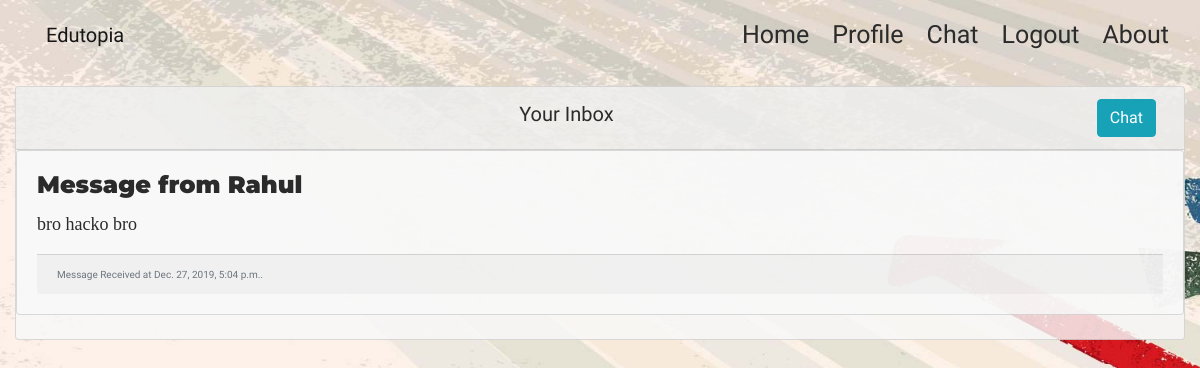
Page /chat/inbox (signed in) on the committed database.
### app/models.py (models this page shows, shortened)
class Message(models.Model):
    sender = models.ForeignKey(User, on_delete = models.CASCADE ,related_name ="sender")
    receiver = models.ForeignKey(User, on_delete = models.CASCADE, related_name = "receiver")
    msg_content = models.TextField(max_length=1000)
    created_at = models.DateTimeField(default = timezone.now)

class User(AbstractUser):
    is_student=models.BooleanField('student status',default=False)
    is_mentor=models.BooleanField('mentor status',default=False)
    lat=models.DecimalField(max_digits=9,decimal_places=6,blank=True,null=True)
    lng=models.DecimalField(max_digits=9,decimal_places=6,blank=True,null=True)

### app/views.py (the view)
# urls.py: path(r"chat/inbox",Inbox.as_view(),name = 'Inbox'),
class Inbox(ListView):
    model = Message
    template_name = 'app/inbox.html'
    ordering = ['-created_at']
    paginate_by = 5
    def get_context_data(self, **kwargs):
        context = super().get_context_data(**kwargs)
        context['inbox_messages'] = Message.objects.filter(receiver=self.request.user)
        return context

### templates/app/inbox.html (shortened to what this page needs)
{% extends "app/layout.html" %}
{% load static %}
{% block head %}
<link rel="stylesheet" href="{%  static 'app/inboxsent.css' %}">
{% endblock %}
{% block body %}
<div class="container-fluid posts">
    <div class="card mx-auto mt-3 card-p">
        <div class="card-header text-center">
            Your Inbox
            <a href="{% url 'Chat' %}" class="btn btn-info float-right mr-2">Chat</a>
        </div>
        {% for message in inbox_messages %}
        <div class="card mb-4 card-p">
            <div class="card-body">
                <h4 class="card-title">Message from {{ message.sender.username }}</h4>
                <p class="card-text">{{ message.msg_content }}</p>
            <div class="card-footer text-muted">
                Message Received at {{ message.created_at }}.
            </div>
        </div>
        {% endfor %}
</div></div>
{% endblock %}

### app/static/app/inboxsent.css (style rules this page uses)
body { background-size: cover; background-image: url('career.jpg'); font-family: 'Righteous',cursive; font-size: 25px; background-attachment: fixed; background-repeat: no-repeat; }
.ct,.card-p { color: #2b2b2b; background:#f8f8f8d3; }
.card-title { font-weight:900; font-family: 'Montserrat', sans-serif; }
.card-text { font-family: 'Zilla Slab', serif; font-size:18px; }
.card-footer { font-size:10px; }
.card-p { font-size:20px; }

### rows in the picture
Message: sender.username "Rahul", msg_content "bro hacko bro", created_at "Dec. 27, 2019, 5:04 p.m."
